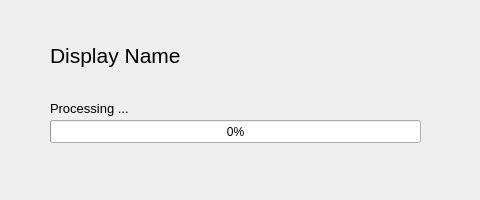
<?xml version="1.0" encoding="UTF-8"?>
<ui version="4.0">
 <class>GIIMain</class>
 <widget class="QMainWindow" name="GIIMain">
  <property name="geometry">
   <rect>
    <x>0</x>
    <y>0</y>
    <width>480</width>
    <height>200</height>
   </rect>
  </property>
  <property name="windowTitle">
   <string>GII</string>
  </property>
  <widget class="QWidget" name="centralWidget">
   <widget class="QLabel" name="display_name">
    <property name="geometry">
     <rect>
      <x>50</x>
      <y>40</y>
      <width>361</width>
      <height>31</height>
     </rect>
    </property>
    <property name="font">
     <font>
      <family>Arial</family>
      <pointsize>16</pointsize>
     </font>
    </property>
    <property name="text">
     <string>Display Name</string>
    </property>
   </widget>
   <widget class="QProgressBar" name="progress_bar">
    <property name="geometry">
     <rect>
      <x>50</x>
      <y>120</y>
      <width>371</width>
      <height>23</height>
     </rect>
    </property>
    <property name="value">
     <number>0</number>
    </property>
   </widget>
   <widget class="QLabel" name="process_message">
    <property name="geometry">
     <rect>
      <x>50</x>
      <y>100</y>
      <width>341</width>
      <height>16</height>
     </rect>
    </property>
    <property name="font">
     <font>
      <family>Arial</family>
      <pointsize>10</pointsize>
     </font>
    </property>
    <property name="text">
     <string>Processing ...</string>
    </property>
   </widget>
  </widget>
 </widget>
 <layoutdefault spacing="6" margin="11"/>
 <resources/>
 <connections/>
</ui>
